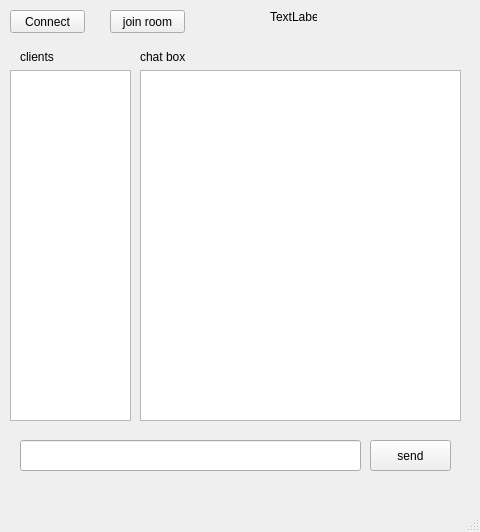
<?xml version="1.0" encoding="UTF-8"?>
<ui version="4.0">
 <class>ChatWindow</class>
 <widget class="QMainWindow" name="ChatWindow">
  <property name="geometry">
   <rect>
    <x>0</x>
    <y>0</y>
    <width>480</width>
    <height>532</height>
   </rect>
  </property>
  <property name="windowTitle">
   <string>MainWindow</string>
  </property>
  <widget class="QWidget" name="centralwidget">
   <widget class="QPushButton" name="btn_connect">
    <property name="geometry">
     <rect>
      <x>10</x>
      <y>10</y>
      <width>75</width>
      <height>23</height>
     </rect>
    </property>
    <property name="text">
     <string>Connect</string>
    </property>
   </widget>
   <widget class="QTextEdit" name="textEdit_chatBox">
    <property name="geometry">
     <rect>
      <x>140</x>
      <y>70</y>
      <width>321</width>
      <height>351</height>
     </rect>
    </property>
    <property name="documentTitle">
     <string>chat box</string>
    </property>
    <property name="readOnly">
     <bool>true</bool>
    </property>
    <property name="html">
     <string>&lt;!DOCTYPE HTML PUBLIC &quot;-//W3C//DTD HTML 4.0//EN&quot; &quot;http://www.w3.org/TR/REC-html40/strict.dtd&quot;&gt;
&lt;html&gt;&lt;head&gt;&lt;meta name=&quot;qrichtext&quot; content=&quot;1&quot; /&gt;&lt;title&gt;chat box&lt;/title&gt;&lt;style type=&quot;text/css&quot;&gt;
p, li { white-space: pre-wrap; }
&lt;/style&gt;&lt;/head&gt;&lt;body style=&quot; font-family:'MS Shell Dlg 2'; font-size:8.25pt; font-weight:400; font-style:normal;&quot;&gt;
&lt;p style=&quot;-qt-paragraph-type:empty; margin-top:0px; margin-bottom:0px; margin-left:0px; margin-right:0px; -qt-block-indent:0; text-indent:0px;&quot;&gt;&lt;br /&gt;&lt;/p&gt;&lt;/body&gt;&lt;/html&gt;</string>
    </property>
   </widget>
   <widget class="QListWidget" name="listWidget_clients">
    <property name="geometry">
     <rect>
      <x>10</x>
      <y>70</y>
      <width>121</width>
      <height>351</height>
     </rect>
    </property>
   </widget>
   <widget class="QLabel" name="label">
    <property name="geometry">
     <rect>
      <x>20</x>
      <y>50</y>
      <width>47</width>
      <height>13</height>
     </rect>
    </property>
    <property name="text">
     <string>clients</string>
    </property>
   </widget>
   <widget class="QLabel" name="label_2">
    <property name="geometry">
     <rect>
      <x>140</x>
      <y>50</y>
      <width>47</width>
      <height>13</height>
     </rect>
    </property>
    <property name="text">
     <string>chat box</string>
    </property>
   </widget>
   <widget class="QLineEdit" name="lineEdit_text">
    <property name="geometry">
     <rect>
      <x>20</x>
      <y>440</y>
      <width>341</width>
      <height>31</height>
     </rect>
    </property>
   </widget>
   <widget class="QPushButton" name="btn_send">
    <property name="geometry">
     <rect>
      <x>370</x>
      <y>440</y>
      <width>81</width>
      <height>31</height>
     </rect>
    </property>
    <property name="text">
     <string>send</string>
    </property>
   </widget>
   <widget class="QPushButton" name="btn_joinRoom">
    <property name="geometry">
     <rect>
      <x>110</x>
      <y>10</y>
      <width>75</width>
      <height>23</height>
     </rect>
    </property>
    <property name="text">
     <string>join room</string>
    </property>
   </widget>
   <widget class="QLabel" name="label_3">
    <property name="geometry">
     <rect>
      <x>270</x>
      <y>10</y>
      <width>47</width>
      <height>13</height>
     </rect>
    </property>
    <property name="text">
     <string>TextLabel</string>
    </property>
   </widget>
  </widget>
  <widget class="QMenuBar" name="menubar">
   <property name="geometry">
    <rect>
     <x>0</x>
     <y>0</y>
     <width>480</width>
     <height>21</height>
    </rect>
   </property>
  </widget>
  <widget class="QStatusBar" name="statusbar"/>
 </widget>
 <resources/>
 <connections/>
</ui>
